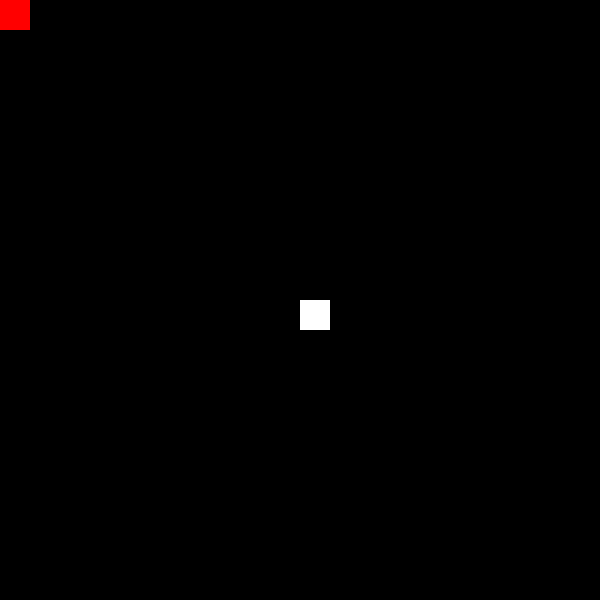
Frame 1 (no input)
Frame 60 (the mouse pressed at the canvas centre just before this capture): identical to frame 1, image omitted
Frame 120 (the mouse held since frame 60 and released just before this capture): identical to frame 1, image omitted

The Processing sketch that drew this single still picture (run headless with seeded random() and noise(); from frame 60 on, the mouse is pressed at the canvas centre):

// Processing sketch: processing_92909
// ── processing_92909.pde

int youX;
int youY;
int partX=300;
int partY=300;
 
void setup()
{
  size(600, 600);
  noStroke();
}
 
void draw()
{
  background(0);
  fill(255, 0, 0);
  rect(youX, youY, 30, 30);
  fill(255, 255, 255);
  if (abs(partY-youY)<100)
  {
    fill(255, 0, 0);
  }
 
  rect(partX, partY, 30, 30);
 
  if (key=='s')
  {
    youY+=4;
  }
  if (key=='w')
  {
    youY-=4;
  }
  if (key=='a')
  {
    youX-=4;
  }
  if (key=='d')
  {
    youX+=4;
  }
  print(key);
}
 
void keyReleased()
{
  key=' ';
}
